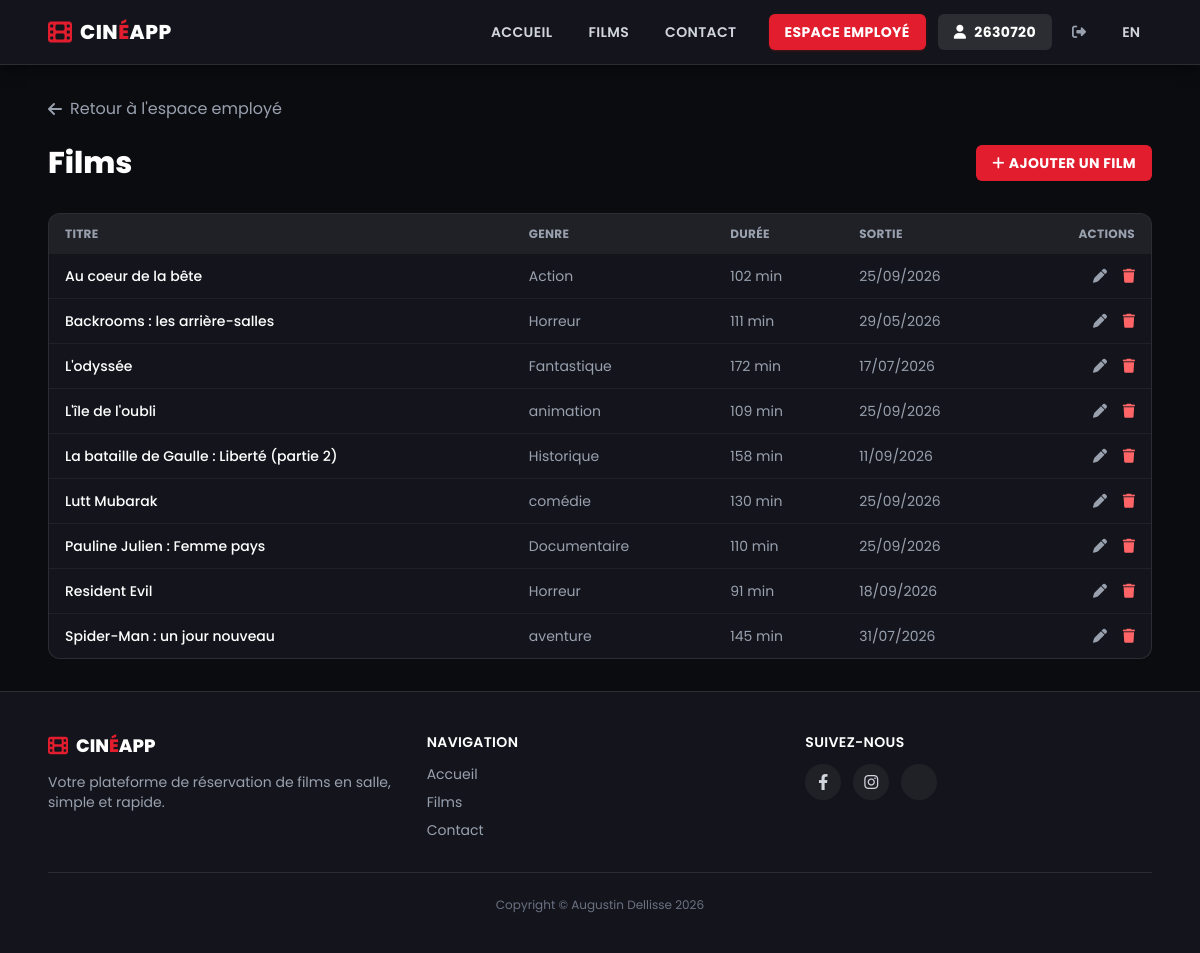
The app's page /employee/films (signed in), older data.
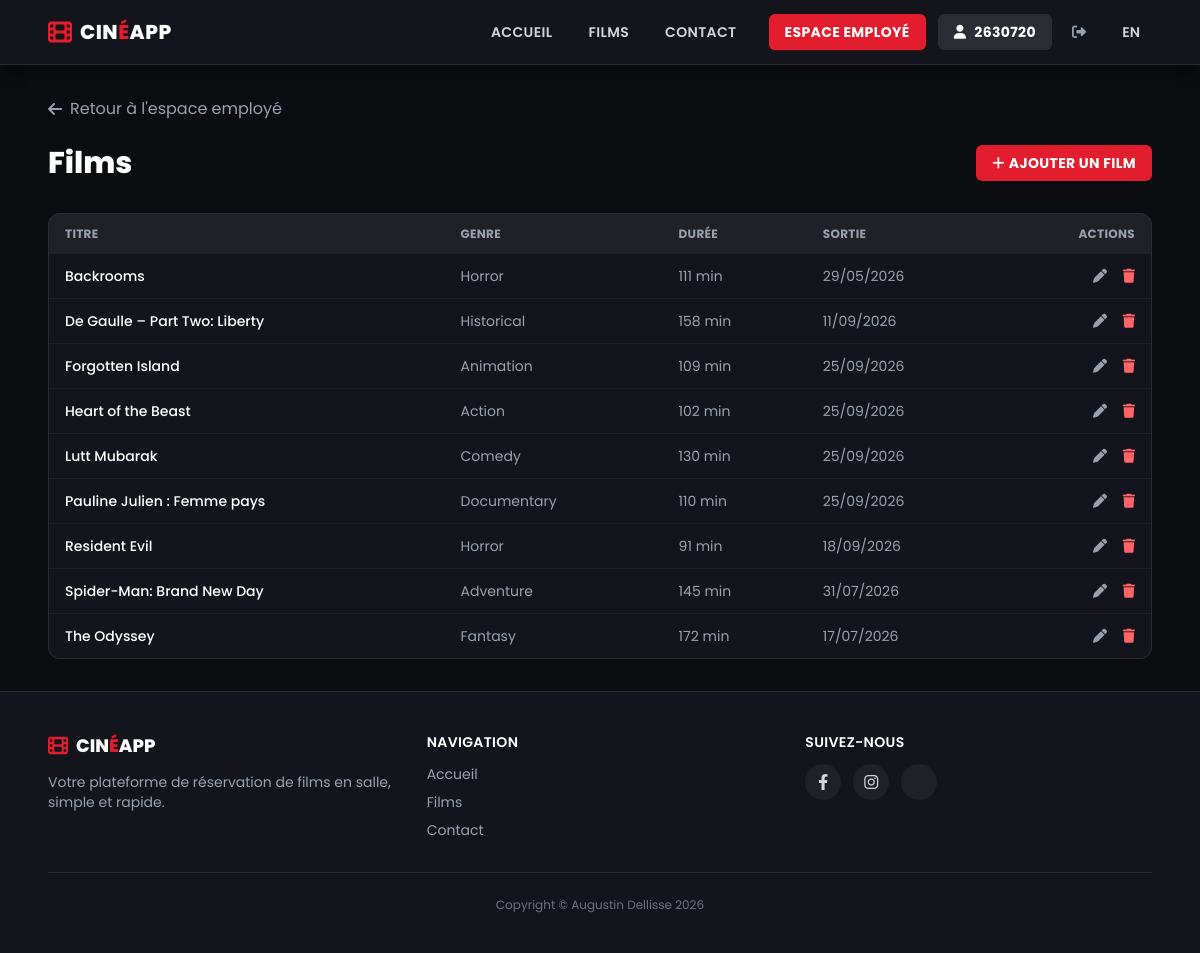
The same page, newer data.
### cinema_app/models.py (models this page shows, shortened)
class Movie(models.Model):
    title = models.CharField(max_length=100, verbose_name="Titre")
    description = models.TextField(verbose_name="Description")
    duration = models.PositiveIntegerField(verbose_name="Durée (minutes)")
    release_date = models.DateField(verbose_name="Date de sortie")
    movie_poster = models.ImageField(default="", upload_to='movie_posters/', verbose_name="Image")
    genre = models.ForeignKey(Genre, verbose_name="Genre", related_name='movies', blank=True, null=True, on_delete=models.SET_NULL)
    class Meta:
        ordering = ('title', )
        verbose_name = "film"
        verbose_name_plural = "films"

class Genre(models.Model):
    name = models.CharField(max_length=50, verbose_name="Nom", unique=True)
    def __str__(self):
        return self.name
    class Meta:
        ordering = ('name', )
        verbose_name = "genre"
        verbose_name_plural = "genres"

### employee_app/views.py (the view)
# urls.py: path('films', views.MovieListView.as_view(), name='movies'),
class MovieListView(EmployeePermissionMixin, ListView):
    queryset = Movie.objects.select_related('genre')
    template_name = 'movie/movies.html'
    context_object_name = 'movies'
    paginate_by = 10
    def has_permission(self):
        user = self.request.user
        return any(user.has_perm(f'cinema_app.{action}_movie')
                   for action in ('view', 'add', 'change', 'delete'))

### cinema_app/context_processors.py (called while the page is built)
def cinema_info(request):
    return {
        'current_year': datetime.date.today().year,
    }

def employee_access(request):
    return {'is_employee': is_employee(request.user)}

### employee_app/mixins.py (called while the page is built)
def is_employee(user):
    return user.is_authenticated and (
        user.is_superuser or user.groups.filter(name__in=EMPLOYEE_GROUPS).exists()
    )

### employee_app/templates/movie/movies.html (shortened to what this page needs)
{% extends 'base.html' %}
{% load i18n %}
{% block content %}
<a href="{% url 'employee:dashboard' %}" class="inline-flex items-center gap-2 text-gray-400 hover:text-white transition-colors mb-6">
    <i class="fa-solid fa-arrow-left"></i>{% translate "Retour à l'espace employé" %}
</a>
<div class="flex items-center justify-between mb-8">
    <h2 class="text-3xl font-extrabold text-white">{% translate "Films" %}</h2>
    {% if perms.cinema_app.add_movie %}
    <a href="{% url 'employee:movie_add' %}"
       class="px-4 py-2 rounded-md bg-cinema-red text-white font-bold uppercase tracking-wide text-sm hover:bg-red-700 transition-colors">
        <i class="fa-solid fa-plus mr-1"></i>{% translate "Ajouter un film" %}
    </a>
    {% endif %}
</div>
{% if movies %}
<div class="bg-cinema-dark border border-white/10 rounded-xl overflow-hidden">
    <table class="w-full text-sm">
        <thead class="bg-white/5 text-gray-400 uppercase text-xs tracking-wide">
            <tr>
                <th class="text-left px-4 py-3">{% translate "Titre" %}</th>
                <th class="text-left px-4 py-3">{% translate "Genre" %}</th>
                <th class="text-left px-4 py-3">{% translate "Durée" %}</th>
                <th class="text-left px-4 py-3">{% translate "Sortie" %}</th>
                <th class="text-right px-4 py-3">{% translate "Actions" %}</th>
            </tr>
        </thead>
        <tbody class="divide-y divide-white/5">
            {% for movie in movies %}
            <tr class="hover:bg-white/5 transition-colors">
                <td class="px-4 py-3 text-white font-medium">{{ movie.title }}</td>
                <td class="px-4 py-3 text-gray-400">{{ movie.genre|default:"—" }}</td>
                <td class="px-4 py-3 text-gray-400">{{ movie.duration }} min</td>
                <td class="px-4 py-3 text-gray-400">{{ movie.release_date|date:"d/m/Y" }}</td>
                <td class="px-4 py-3 text-right space-x-3">
                    {% if perms.cinema_app.change_movie %}
                    <a href="{% url 'employee:movie_add' movie.pk %}" class="text-gray-400 hover:text-white" title="Modifier">
                        <i class="fa-solid fa-pen"></i>
                    </a>
                    {% endif %}
                    {% if perms.cinema_app.delete_movie %}
                    <a href="{% url 'employee:movie_delete' movie.pk %}" class="text-red-400 hover:text-red-300" title="Supprimer">
                        <i class="fa-solid fa-trash"></i>
                    </a>
                    {% endif %}
                </td>
            </tr>
            {% endfor %}
        </tbody>
    </table>
</div>
{% else %}
<p class="text-gray-500 text-center py-16">{% translate "Aucun film pour le moment." %}</p>
{% endif %}
{% endblock %}

Row changes from the older to the newer data that the page shows:
changed Movie: title "Backrooms : les arrière-salles" → "Backrooms"; genre "Horreur" → "Horror"; moves up the list
changed Movie: title "La bataille de Gaulle : Liberté (partie 2)" → "De Gaulle – Part Two: Liberty"; genre "Historique" → "Historical"; moves up the list
changed Movie: title "L'île de l'oubli" → "Forgotten Island"; genre "animation" → "Animation"; moves up the list
changed Movie "Action": title "Au coeur de la bête" → "Heart of the Beast"
changed Movie "Lutt Mubarak": genre "comédie" → "Comedy"
changed Movie "Pauline Julien : Femme pays": genre "Documentaire" → "Documentary"
changed Movie "Resident Evil": genre "Horreur" → "Horror"
changed Movie: title "Spider-Man : un jour nouveau" → "Spider-Man: Brand New Day"; genre "aventure" → "Adventure"
changed Movie: title "L'odyssée" → "The Odyssey"; genre "Fantastique" → "Fantasy"; moves down the list
